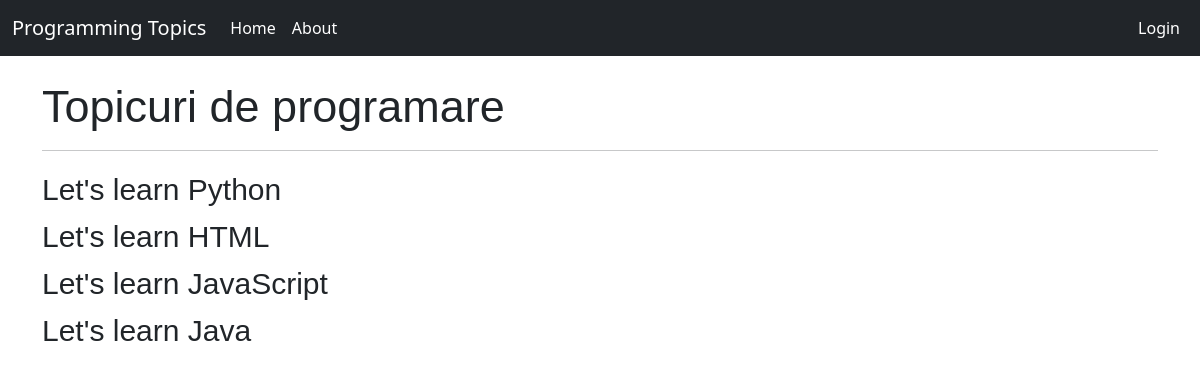
The app's page /, older data.
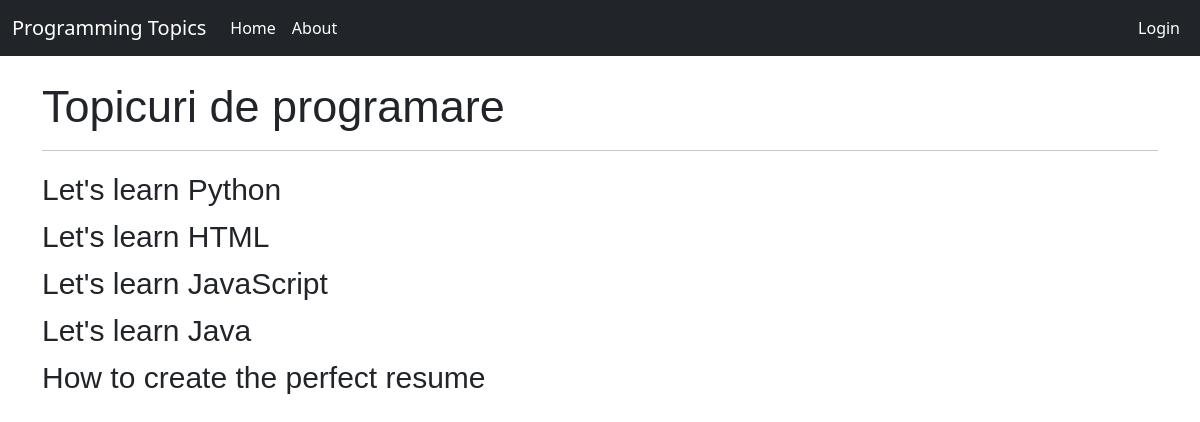
The same page, newer data.
### topics/models.py (models this page shows)
class Topic(models.Model):
    name = models.CharField(max_length=300)
    def __str__(self):
        return self.name

### topics/views.py (the view)
# urls.py: 2. Add a URL to urlpatterns:  path('', views.home, name='home')
def home(request):
    topics = Topic.objects.all()
    print(topics)
    context = {'topics': topics, 'date': [datetime.date.today(), datetime.time]}
    return render(request, 'topics/home.html', context)

### topics/templates/topics/home.html
{% extends 'base.html' %}
{% block content %}
    <br>
    <h1 id="title">Topicuri de programare</h1>
    <hr>
    <div class="container-topics">
        {% for d in topics %}
            <div class="topics" onclick="location.href='{% url 'subtopic' d.id %}'">
                {{d.name}}
            </div>
        {% endfor %}
    </div>
{% endblock content %}

Row changes from the older to the newer data that the page shows:
added Topic: name "How to create the perfect resume"
